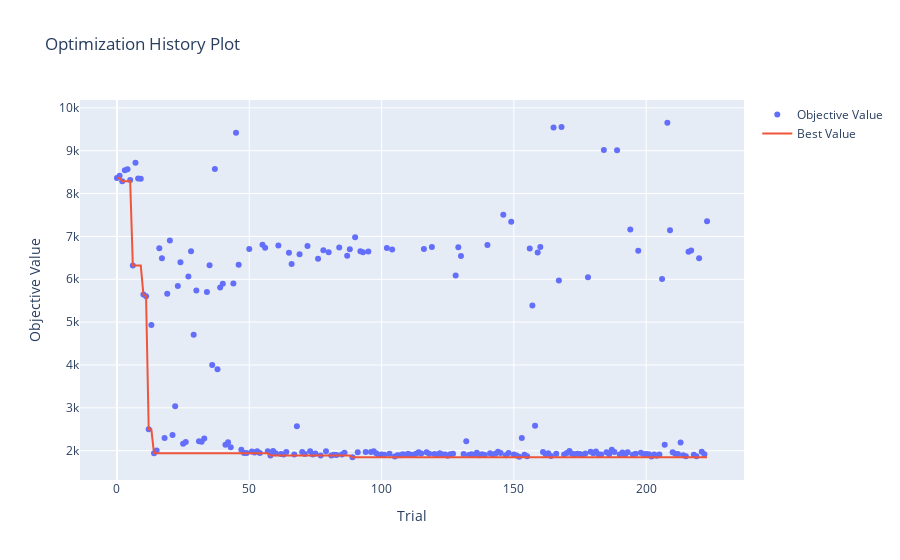

Notebook code for this chart:
### Markdown cell above
## 1.5 Visualizaciones (0.5 puntos)

<p align="center">
  <img src="https://media.tenor.com/F-LgB1xTebEAAAAd/look-at-this-graph-nickelback.gif">
</p>


Satisfecho con su trabajo, Fiu le pregunta si es posible generar visualizaciones que permitan entender el entrenamiento de su modelo.

A partir del siguiente <a href = https://optuna.readthedocs.io/en/stable/tutorial/10_key_features/005_visualization.html#visualization>enlace</a>, genere las siguientes visualizaciones:

- Gráfico de historial de optimización
- Gráfico de coordenadas paralelas
- Gráfico de importancia de hiperparámetros

Comente sus resultados: ¿Desde qué *trial* se empiezan a observar mejoras notables en sus resultados? ¿Qué tendencias puede observar a partir del gráfico de coordenadas paralelas? ¿Cuáles son los hiperparámetros con mayor importancia para la optimización de su modelo?

### Code cell
# Inserte su código acá

import lightgbm as lgb
import numpy as np
import sklearn.datasets
import sklearn.metrics
from sklearn.model_selection import train_test_split

import optuna

# You can use Matplotlib instead of Plotly for visualization by simply replacing `optuna.visualization` with
# `optuna.visualization.matplotlib` in the following examples.
from optuna.visualization import plot_contour
from optuna.visualization import plot_edf
from optuna.visualization import plot_intermediate_values
from optuna.visualization import plot_optimization_history
from optuna.visualization import plot_parallel_coordinate
from optuna.visualization import plot_param_importances
from optuna.visualization import plot_rank
from optuna.visualization import plot_slice
from optuna.visualization import plot_timeline

SEED = 123

np.random.seed(SEED)

plot_optimization_history(study)

### Figure 1 — Plotly figure (JSON) as saved in the notebook; plotly's stock layout.template omitted (floating-point values rounded to 4 significant figures; data arrays with more than 128 entries replaced by an {"elided": "..."} marker saying what was removed)
{"data": [{"mode": "markers", "name": "Objective Value", "type": "scatter", "x": {"elided": "224 int values"}, "y": {"elided": "224 float values"}}, {"mode": "lines", "name": "Best Value", "type": "scatter", "x": {"elided": "224 int values"}, "y": {"elided": "224 float values"}}, {"marker": {"color": "#cccccc"}, "mode": "markers", "name": "Infeasible Trial", "showlegend": false, "type": "scatter", "x": [], "y": []}], "layout": {"title": {"text": "Optimization History Plot"}, "xaxis": {"title": {"text": "Trial"}}, "yaxis": {"title": {"text": "Objective Value"}}}}
